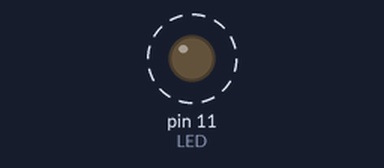
A program run on a simulated Raspberry Pi (header pin numbers). Parts: output pins drawn as LEDs (lit = HIGH). Dashed ring = blinking.

Above: at 0.5 s.
Timing chart, 0 to 4.6 s (numbered marks = the images above):
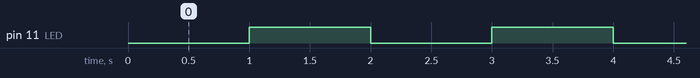

Measured:
- by itself, pin 11 (LED): alternates HIGH for 1.0 s and LOW for 1.0 s

The program:

blink-17.py
```python
#!/usr/bin/python
import RPi.GPIO as GPIO
import sys
from time import sleep

LED = 11
GPIO.setmode(GPIO.BOARD)
GPIO.setup(LED, GPIO.OUT)

while 1:
    try:
	GPIO.output(LED, GPIO.LOW)
	sleep(1)
	GPIO.output(LED, GPIO.HIGH)
	sleep(1)

    except KeyboardInterrupt:
	GPIO.cleanup()
	sys.exit()
```
